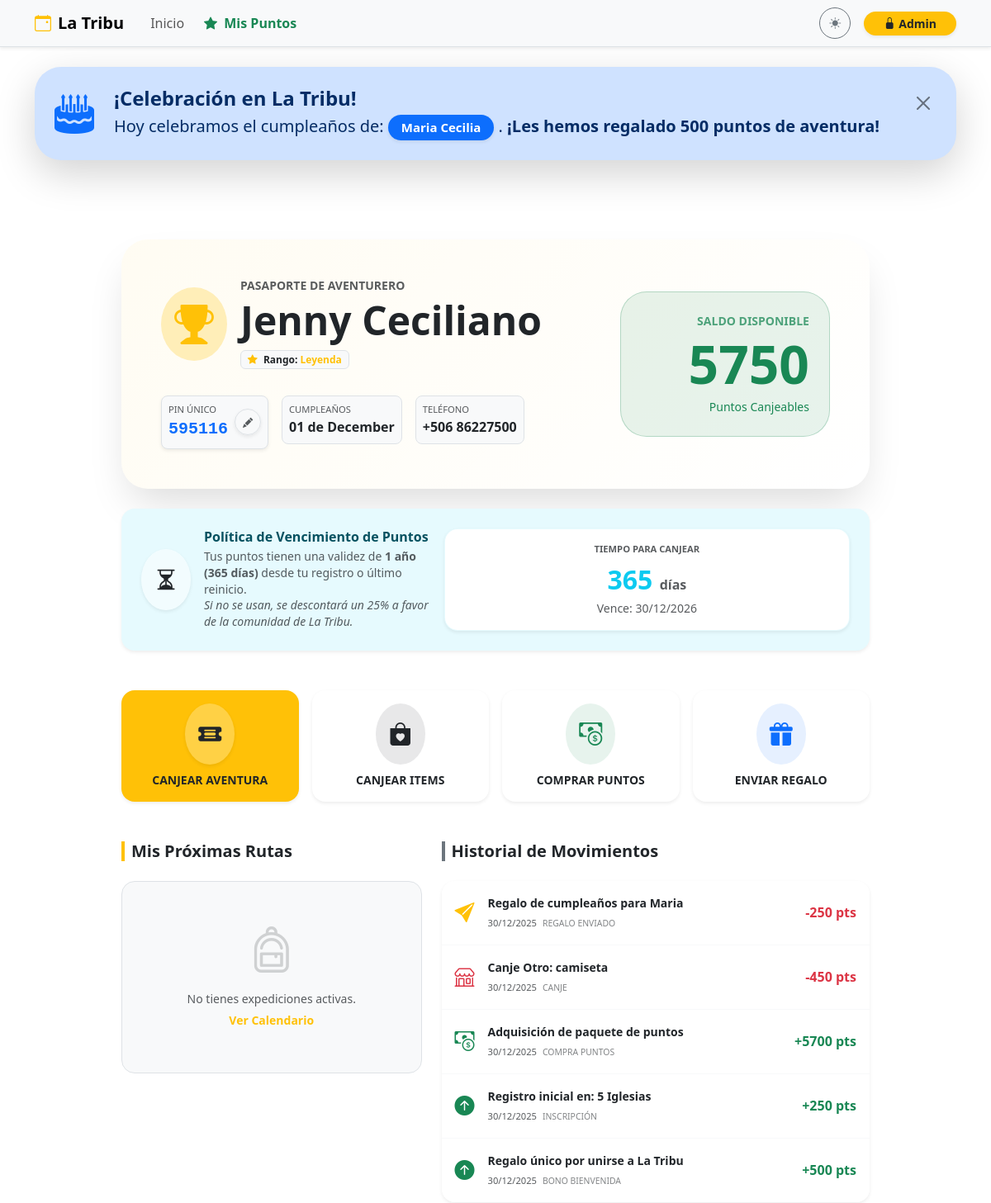
Page /mi-perfil/595116 (upper part) on the earlier database version.
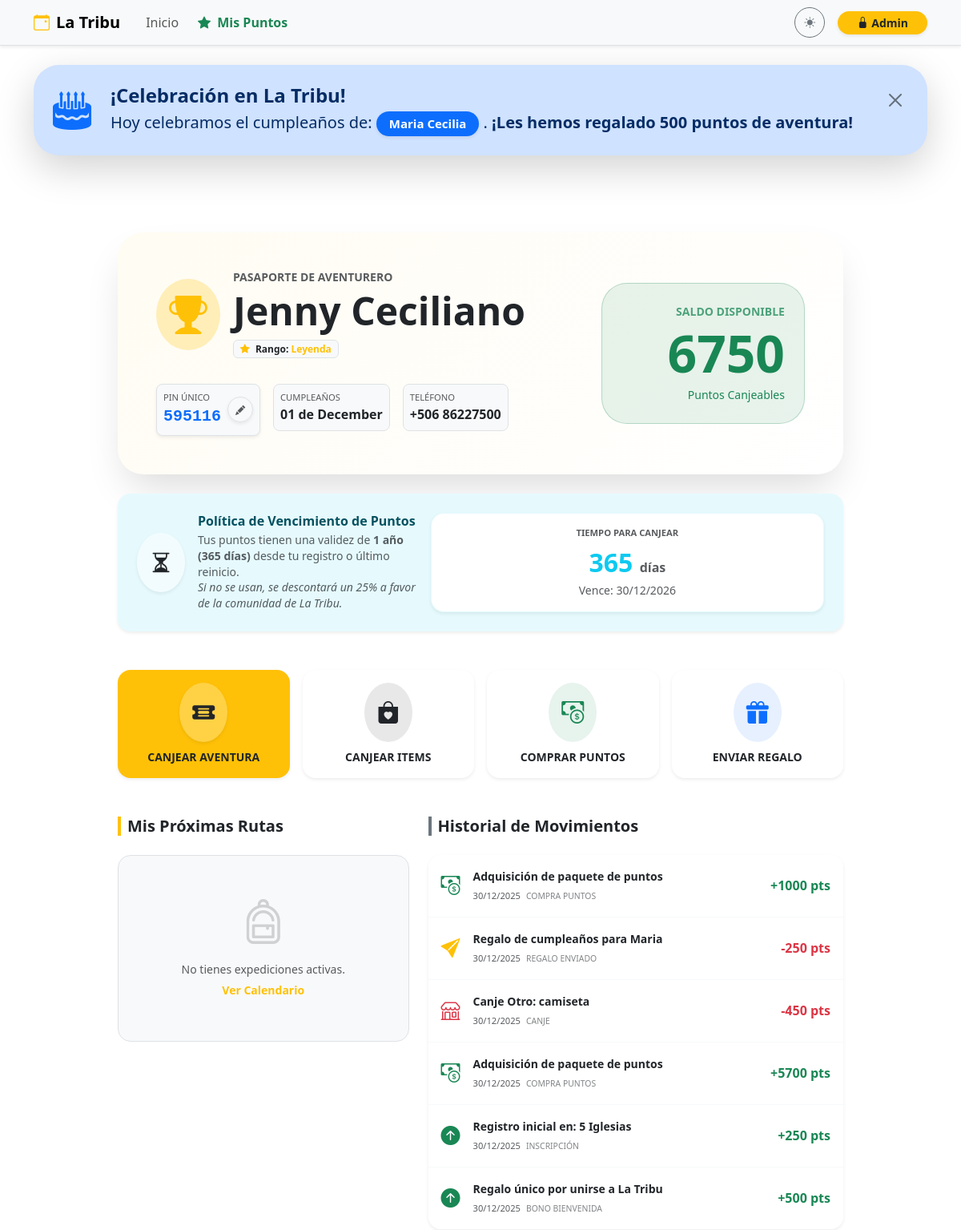
Same page on the later database version.
### db.py (models this page shows, shortened)
class Member(db.Model):
    __tablename__ = 'member'
    id = db.Column(db.Integer, primary_key=True)
    pin = db.Column(db.String(10), unique=True, nullable=False)
    nombre = db.Column(db.String(100), nullable=False)
    apellido1 = db.Column(db.String(100), nullable=False)
    apellido2 = db.Column(db.String(100))
    telefono = db.Column(db.String(20))
    birth_date = db.Column(db.Date)
    puntos_totales = db.Column(db.Integer, default=0)
    ultimo_regalo_bday = db.Column(db.Integer, default=0)
    bookings = db.relationship('Booking', backref='member', lazy=True, cascade="all, delete-orphan")
    point_logs = db.relationship('PointLog', backref='member', lazy=True, cascade="all, delete-orphan")

class PointLog(db.Model):
    __tablename__ = 'point_log'
    id = db.Column(db.Integer, primary_key=True)
    member_id = db.Column(db.Integer, db.ForeignKey('member.id'), nullable=False)
    transaction_type = db.Column(db.String(50), nullable=False)
    description = db.Column(db.String(200))
    amount = db.Column(db.Integer, nullable=False)
    created_at = db.Column(db.DateTime, default=datetime.utcnow)
    booking_id = db.Column(db.Integer, db.ForeignKey('booking.id'), nullable=True)
    is_penalized = db.Column(db.Boolean, default=False)  # Si el movimiento fue penalizado
    penalty_reason = db.Column(db.String(200), nullable=True)  # Razón de la penalización

### perfil.py (the view)
@perfil_bp.route('/mi-perfil/<string:pin>')
def ver_perfil(pin):
    member = Member.query.filter_by(pin=pin).first()
    if not member:
        return render_template('errors/404.html'), 404
    logs = PointLog.query.filter_by(member_id=member.id).order_by(PointLog.created_at.desc()).all()
    proximas_aventuras = []
    bookings = Booking.query.filter_by(member_id=member.id, status='Activo').all()
    today = datetime.now().date()
    for b in bookings:
        if b.event.event_date >= today:
            proximas_aventuras.append(b)
    nivel = "Caminante"
    icono_nivel = "bi-backpack2"
    clase_nivel = "text-secondary"
    pts = member.puntos_totales
    if pts >= 1000 and pts < 3000:
        nivel = "Explorador"
        icono_nivel = "bi-compass-fill"
        clase_nivel = "text-primary"
    elif pts >= 3000:
        nivel = "Leyenda"
        icono_nivel = "bi-trophy-fill"
        clase_nivel = "text-warning"
    cr_time = datetime.utcnow() - timedelta(hours=6)
    fecha_origen = None
    primer_log = PointLog.query.filter_by(member_id=member.id).order_by(PointLog.created_at.asc()).first()
    if primer_log:
        fecha_origen = primer_log.created_at.date()
    else:
        fecha_origen = cr_time.date()
    fecha_vencimiento = fecha_origen + timedelta(days=365)
    dias_restantes = (fecha_vencimiento - cr_time.date()).days
    info_vencimiento = {
        'fecha_limite': fecha_vencimiento,
        'dias_restantes': dias_restantes,
        'vencido': dias_restantes < 0,
        'penalizacion_pendiente': False
    }
    if info_vencimiento['vencido'] and member.puntos_totales > 0:
        info_vencimiento['penalizacion_pendiente'] = True
        info_vencimiento['monto_penalizacion'] = int(member.puntos_totales * 0.25)
    return render_template(
        'perfil.html',
        member=member,
        logs=logs,
        proximas=proximas_aventuras,
        nivel=nivel,
        icono_nivel=icono_nivel,
        clase_nivel=clase_nivel,
        now=cr_time,
        vencimiento=info_vencimiento # Pasamos el objeto recuperado
    )

### templates/perfil.html (shortened to what the changed rows need)
{% extends "base.html" %}
{% block content %}
<div class="container py-5 animate__animated animate__fadeIn">
    <div class="row justify-content-center">
        <div class="col-lg-10">
            <div class="card border-0 shadow-2xl rounded-5 overflow-hidden mb-4 bg-white text-dark position-relative">
                <div class="card-body p-4 p-lg-5 position-relative" style="z-index: 1;">
                    <div class="row align-items-center">
                        <div class="col-md-8 mb-4 mb-md-0">
                            <div class="d-flex align-items-center mb-3">
                                <div>
                                    <h6 class="text-uppercase fw-bold text-muted small mb-1">Pasaporte de Aventurero</h6>
                                    <h1 class="display-5 fw-bold mb-0">{{ member.nombre }} {{ member.apellido1 }}</h1>
                                    <span class="badge bg-light text-dark border mt-2">
                                        <i class="bi bi-star-fill text-warning me-1"></i> Rango: <span class="{{ clase_nivel }} fw-bold">{{ nivel }}</span>
                                    </span>
                                </div>
                            </div>
                            <div class="row g-3 mt-2">
                                <div class="col-auto">
                                    <div class="p-2 border rounded-3 bg-light position-relative pe-5 shadow-sm">
                                        <small class="d-block text-muted x-small text-uppercase">PIN Único</small>
                                        <span class="fw-bold font-monospace fs-5 text-primary">{{ member.pin }}</span>
                                        <button class="btn btn-sm btn-white border position-absolute top-50 end-0 translate-middle-y me-2 rounded-circle shadow-sm hover-scale" style="width: 32px; height: 32px;" data-bs-toggle="modal" data-bs-target="#changePinModal" title="Personalizar PIN">
                                            <i class="bi bi-pencil-fill small text-muted"></i>
                                        </button>
                                    </div>
                                </div>
                                <div class="col-auto">
                                    <div class="p-2 border rounded-3 bg-light">
                                        <small class="d-block text-muted x-small text-uppercase">Cumpleaños</small>
                                        <span class="fw-bold">
                                            {% if member.birth_date %}
                                                {{ member.birth_date.strftime('%d de %B') }}
                                            {% else %}
                                                No registrado
                                            {% endif %}
                                        </span>
                                    </div>
                                </div>
                                <div class="col-auto">
                                    <div class="p-2 border rounded-3 bg-light">
                                        <small class="d-block text-muted x-small text-uppercase">Teléfono</small>
                                        <span class="fw-bold">+506 {{ member.telefono }}</span>
                                    </div>
                                </div>
                            </div>
                        </div>
                        <div class="col-md-4 text-center text-md-end">
                            <div class="p-4 rounded-5 bg-success bg-opacity-10 border border-success border-opacity-25 d-inline-block w-100 position-relative">
                                <small class="text-uppercase fw-bold text-success opacity-75 d-block mb-1">Saldo Disponible</small>
                                <div class="display-3 fw-bold text-success mb-0">{{ member.puntos_totales }}</div>
                                <small class="text-success fw-medium">Puntos Canjeables</small>
                            </div>
                        </div>
                    </div>
                </div>
            </div>
            <div class="row g-4">
                <div class="col-md-7">
                    <div class="card border-0 shadow-sm rounded-4 overflow-hidden">
                        <div class="list-group list-group-flush">
                            {% if logs %}
                                {% for log in logs %}
                                <div class="list-group-item p-3 border-light">
                                    <div class="d-flex justify-content-between align-items-center">
                                        <div class="d-flex align-items-center">
                                            <div class="me-3">
                                                {% if 'Restitución Admin' in log.transaction_type %}
                                                    <i class="bi bi-arrow-counterclockwise text-primary fs-4" title="Restitución"></i>
                                                {% elif 'Donación Admin' in log.transaction_type %}
                                                    <i class="bi bi-gift-fill text-success fs-4" title="Donación Admin"></i>
                                                {% elif 'Penalización Admin' in log.transaction_type %}
                                                    <i class="bi bi-exclamation-triangle-fill text-danger fs-4" title="Eliminación Admin"></i>
                                                {% elif 'Canje' in log.transaction_type %}
                                                    <i class="bi bi-shop text-danger fs-4" title="Canje Realizado"></i>
                                                {% elif log.transaction_type == 'Bono Cumpleaños' %}
                                                    <i class="bi bi-gift-fill text-primary fs-4" title="Regalo de Cumpleaños"></i>
                                                {% elif log.transaction_type == 'Regalo Recibido' %}
                                                    <i class="bi bi-gift-fill text-primary fs-4" title="Regalo de un Amigo"></i>
                                                {% elif log.transaction_type == 'Regalo Enviado' %}
                                                    <i class="bi bi-send-fill text-warning fs-4" title="Regalo Enviado"></i>
                                                {% elif log.transaction_type == 'Compra Puntos' %}
                                                    <i class="bi bi-cash-coin text-success fs-4" title="Compra de Puntos"></i>
                                                {% elif 'Inscripción' in log.transaction_type or 'Bienvenida' in log.transaction_type %}
                                                    <i class="bi bi-arrow-up-circle-fill text-success fs-4" title="Puntos Ganados"></i>
                                                {% elif 'Retiro' in log.transaction_type or 'Penalización' in log.transaction_type %}
                                                    <i class="bi bi-x-circle-fill text-danger fs-4" title="Deducción"></i>
                                                {% elif log.amount > 0 %}
                                                    <i class="bi bi-plus-circle-fill text-success fs-4"></i>
                                                {% else %}
                                                    <i class="bi bi-dash-circle-fill text-danger fs-4"></i>
                                                {% endif %}
                                            </div>
                                            <div>
                                                <div class="fw-bold text-dark small">{{ log.description }}</div>
                                                <small class="text-muted x-small">
                                                    {{ log.created_at.strftime('%d/%m/%Y') }}
                                                    <span class="text-uppercase ms-1 opacity-75" style="font-size: 0.65rem;">{{ log.transaction_type }}</span>
                                                </small>
                                            </div>
                                        </div>
                                        <div class="text-end">
                                            <span class="fw-bold fs-6 {{ 'text-success' if log.amount > 0 else 'text-danger' }}">
                                                {{ '+' if log.amount > 0 }}{{ log.amount }} pts
                                            </span>
                                        </div>
                                    </div>
                                </div>
                                {% endfor %}
                            {% else %}
                                <div class="p-4 text-center text-muted small">
                                    Aún no hay movimientos registrados.
                                </div>
                            {% endif %}
                        </div>
                    </div>
                </div>
            </div>
        </div>
    </div>
</div>
                {% set friends_bday = [] %}
                {% if birthdays_today %}
                    {% for b in birthdays_today %}
                        {% if b.id != member.id %}
                            {% set _ = friends_bday.append(b) %}
                        {% endif %}
                    {% endfor %}
                {% endif %}
{% endblock %}

### templates/base.html (shortened to what the changed rows need)
<!DOCTYPE html>
<html lang="es" data-bs-theme="light">
<head>
    <link href="https://cdn.jsdelivr.net/npm/bootstrap@5.3.2/dist/css/bootstrap.min.css" rel="stylesheet">
    <link rel="stylesheet" href="https://cdn.jsdelivr.net/npm/bootstrap-icons@1.11.1/font/bootstrap-icons.css">
    <link rel="stylesheet" href="https://cdnjs.cloudflare.com/ajax/libs/animate.css/4.1.1/animate.min.css"/>
</head>
<body>
    <main class="container py-4">
        {% if birthdays_today %}
        <div class="alert alert-primary alert-dismissible fade show border-0 shadow-lg rounded-5 mb-5 animate__animated animate__bounceIn" role="alert">
            <div class="d-flex align-items-center p-2">
                <div>
                    <p class="mb-0 fs-5">
                        Hoy celebramos el cumpleaños de:
                        {% for m in birthdays_today %}
                        <span class="badge bg-primary text-white px-3 py-2 rounded-pill shadow-sm">{{ m.nombre }} {{ m.apellido1 }}</span>{{ ", " if not loop.last }}
                        {% endfor %}.
                        <span class="fw-bold">¡Les hemos regalado 500 puntos de aventura!</span>
                    </p>
                </div>
            </div>
        </div>
        {% endif %}
        {% block content %}{% endblock %}
    </main>
</body>
</html>

Differences in the rows shown:
changed Member "Jenny": puntos_totales "5750" → "6750"
added PointLog: description "Adquisición de paquete de puntos", created_at "30/12/2025", transaction_type "COMPRA PUNTOS", amount "+", amount "1000"
